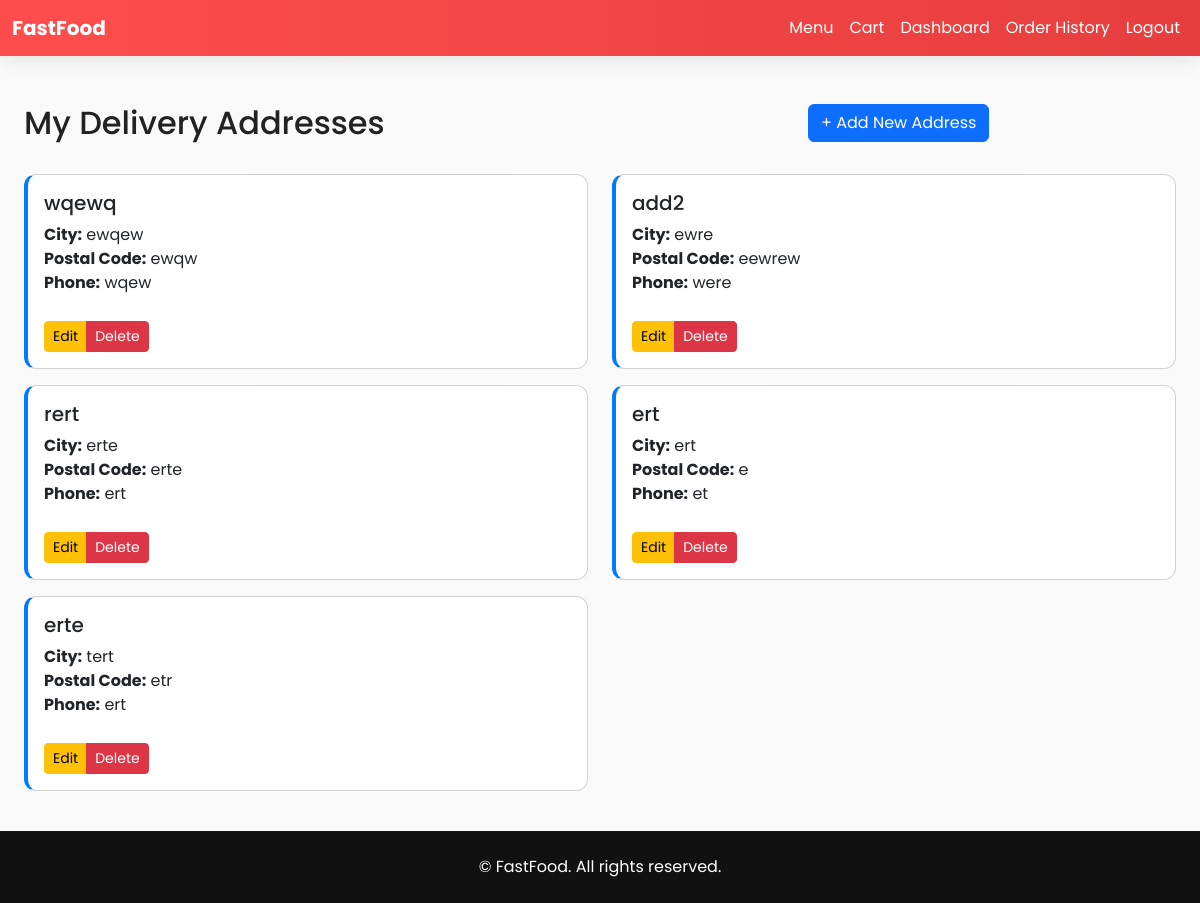
/delivery-addresses/ (signed in), run on the app's committed database.
### food_app/models.py (models this page shows, shortened)
class DeliveryAddress(models.Model):
    user = models.ForeignKey(User, on_delete=models.CASCADE, related_name="delivery_addresses")
    street_address = models.CharField(max_length=255)
    city = models.CharField(max_length=100)
    postal_code = models.CharField(max_length=20)
    phone = models.CharField(max_length=20)
    latitude = models.FloatField(blank=True, null=True)
    longitude = models.FloatField(blank=True, null=True)
    is_default = models.BooleanField(default=False)
    created_at = models.DateTimeField(default=timezone.now)
    class Meta:
        verbose_name_plural = "Delivery Addresses"

### food_app/views.py (the view)
# urls.py: path("delivery-addresses/", views.delivery_addresses, name="delivery_addresses"),
@login_required(login_url="login")
def delivery_addresses(request):
    redirect_response = redirect_for_role(request)
    if redirect_response:
        return redirect_response
    addresses = request.user.delivery_addresses.all()
    return render(request, "food_app/delivery_addresses.html", {"addresses": addresses})

### food_app/views.py (called while the page is built)
def get_user_role(user):
    try:
        return user.userprofile.role
    except UserProfile.DoesNotExist:
        return "customer"

def redirect_for_role(request):
    if request.user.is_authenticated:
        role = get_user_role(request.user)
        if role == "admin":
            messages.info(request, "Admin staff use the admin dashboard.")
            return redirect("admin_dashboard")
        if role == "delivery":
            messages.info(request, "Delivery staff use the delivery dashboard.")
            return redirect("delivery_dashboard")
    return None

### food_app/templates/food_app/delivery_addresses.html (shortened to what this page needs)
{% extends 'food_app/base.html' %}
{% block content %}
<div class="container mt-5">
    <div class="row mb-4">
        <div class="col-md-8">
            <h2>My Delivery Addresses</h2>
        </div>
        <div class="col-md-4 text-right">
            <a href="{% url 'add_delivery_address' %}" class="btn btn-primary">+ Add New Address</a>
        </div>
    </div>
    {% if addresses %}
        <div class="row">
            {% for address in addresses %}
            <div class="col-md-6 mb-3">
                <div class="card">
                    <div class="card-body">
                        <div class="d-flex justify-content-between">
                            <h5 class="card-title">
                                {{ address.street_address }}
                            </h5>
                        </div>
                        <p class="card-text">
                            <strong>City:</strong> {{ address.city }}<br>
                            <strong>Postal Code:</strong> {{ address.postal_code }}<br>
                            <strong>Phone:</strong> {{ address.phone }}<br>
                        </p>
                        <div class="btn-group" role="group">
                            <a href="{% url 'edit_delivery_address' address.id %}" class="btn btn-sm btn-warning">Edit</a>
                            <a href="{% url 'delete_delivery_address' address.id %}" class="btn btn-sm btn-danger delete-address-btn" data-address-id="{{ address.id }}" onclick="return false;">Delete</a>
                        </div>
                    </div>
                </div>
            </div>
            {% endfor %}
        </div>
    {% else %}
        <div class="alert alert-info">
            <p>No delivery addresses found. <a href="{% url 'add_delivery_address' %}">Add one now!</a></p>
        </div>
    {% endif %}
</div>
{% endblock %}

### food_app/templates/food_app/base.html (style rules this page uses)
:root { --brand:#ff4d4d; --brand-dark:#e63e3e; }
body { font-family: "Poppins"; background:#fafafa; color:#222; }
.card { border-radius:12px; overflow:hidden; transition:.2s; }

### food_app/templates/food_app/delivery_addresses.html (style rules this page uses)
.container { max-width: 1200px; }
.card { border-left: 4px solid #007bff; }
.btn-group { margin-top: 10px; }

### data on the page
DeliveryAddress: street_address "wqewq", city "ewqew", postal_code "ewqw", phone "wqew"
DeliveryAddress: street_address "add2", city "ewre", postal_code "eewrew", phone "were"
DeliveryAddress: street_address "rert", city "erte", postal_code "erte", phone "ert"
DeliveryAddress: street_address "ert", city "ert", postal_code "e", phone "et"
DeliveryAddress: street_address "erte", city "tert", postal_code "etr", phone "ert"
